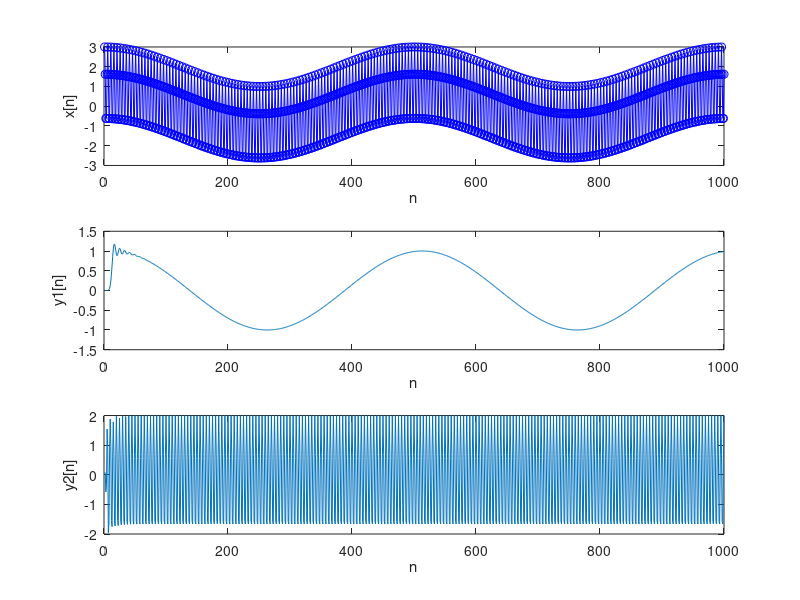

Write MATLAB code to recreate this figure.
clear all; clc;
%(a)
f1 =100;
Ts=0.002;
M = 1000;
n=1:M;
x=cos(2*pi*(n-1)*Ts)+2*cos(2*pi*f1*(n-1)*Ts);
subplot(3,1,1),plot(n,x,'-ob'),xlabel('n'), ylabel('x[n]');
%%(b)
fc=0.25;

[b1,a1]=butter(16,0.25,'low');
y1=filter(b1,a1,x);

subplot(3,1,2),plot(n,y1),xlabel('n'), ylabel('y1[n]');
%%(c)




fc=0.25;

[b2,a2]=butter(8,[0.2,0.8],"bandpass");
y2=filter(b2,a2,x);


subplot(3,1,3),plot(n,y2),xlabel('n'), ylabel('y2[n]');
